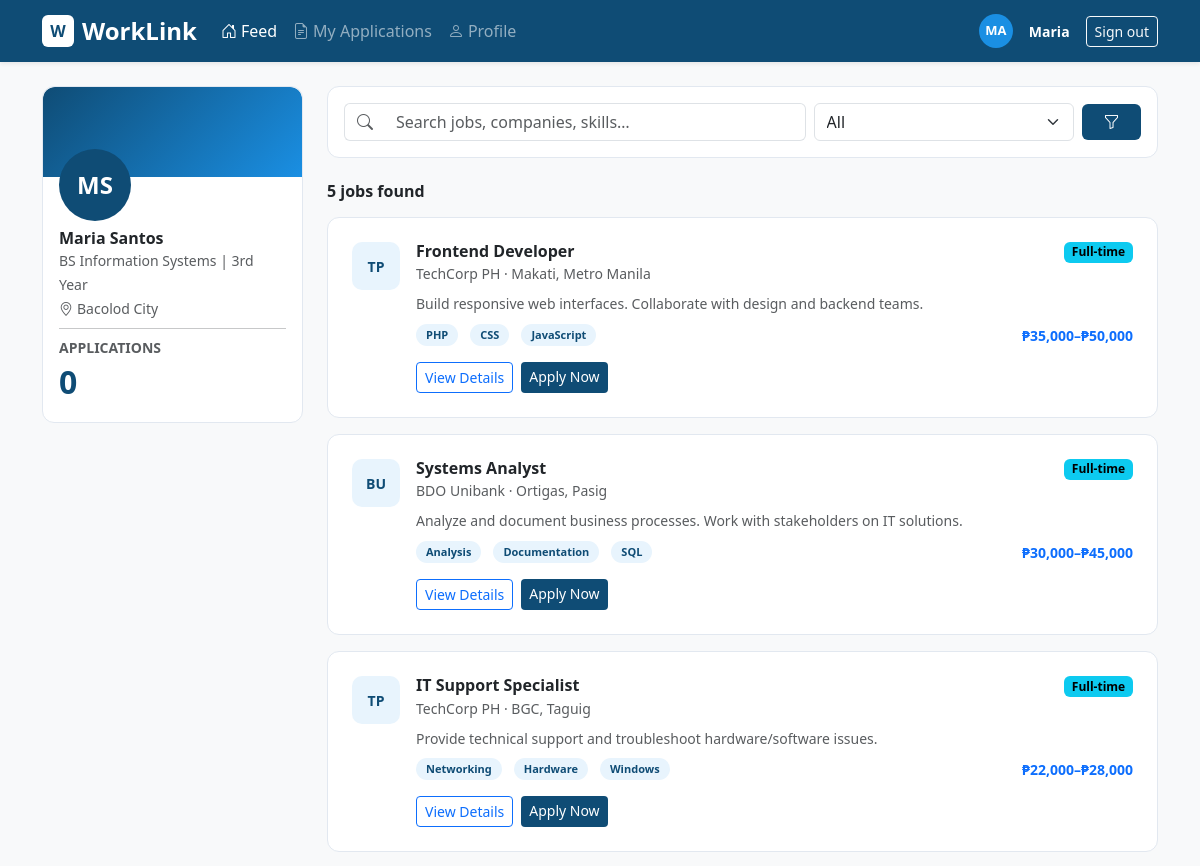
Before: /index.php (signed in, upper part) with the older database file.
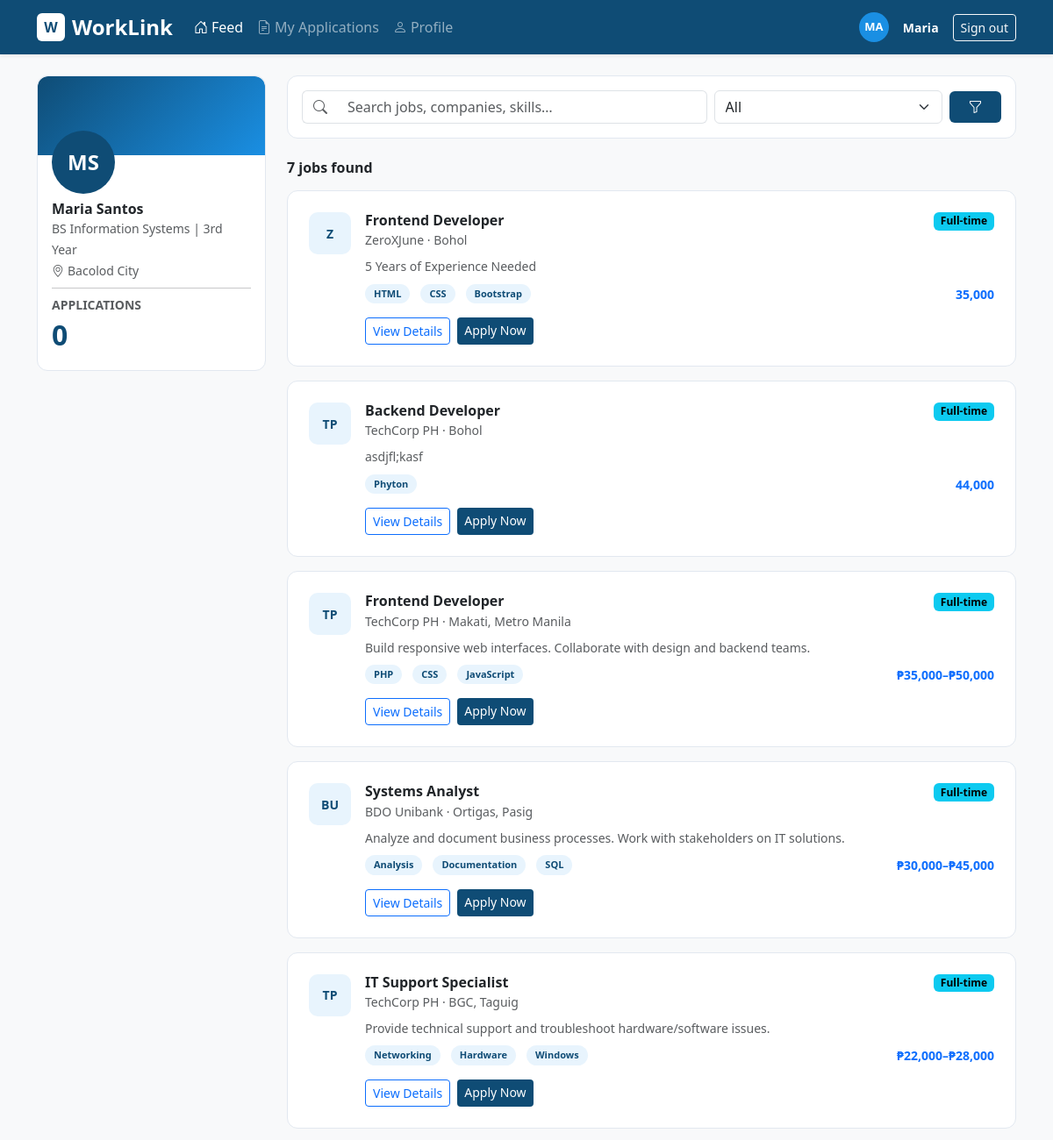
After: the same page with the newer database file.
### tables this page shows
CREATE TABLE `jobs` (
  `id` int(11) NOT NULL,
  `employer_id` int(11) NOT NULL,
  `title` varchar(200) NOT NULL,
  `company` varchar(200) NOT NULL,
  `location` varchar(150) NOT NULL,
  `type` enum('Full-time','Part-time','Internship','Contract') NOT NULL DEFAULT 'Full-time',
  `salary` varchar(100) DEFAULT NULL,
  `description` text NOT NULL,
  `tags` varchar(500) DEFAULT NULL,
  `deadline` date DEFAULT NULL,
  `created_at` timestamp NOT NULL DEFAULT current_timestamp()
);

### includes/config.php (called while the page is built, shortened)
<?php
function db(): mysqli {
    static $conn = null;
    if ($conn === null) {
        $conn = new mysqli(DB_HOST, DB_USER, DB_PASS, DB_NAME);
        $conn->set_charset('utf8mb4');
    }
    return $conn;
}
function e(string $s): string {
    return htmlspecialchars($s, ENT_QUOTES, 'UTF-8');
}

### index.php (the view, shortened to what the changed rows need)
<?php
require 'includes/config.php';
$user   = currentUser();
$search = trim($_GET['search'] ?? '');
$type   = $_GET['type']   ?? 'All';
$sql    = "SELECT j.*, u.name AS employer_name FROM jobs j JOIN users u ON j.employer_id=u.id WHERE 1=1";
$sql .= " ORDER BY j.created_at DESC";
$stmt = db()->prepare($sql);
$stmt->execute();
$jobs = $stmt->get_result()->fetch_all(MYSQLI_ASSOC);
$appliedStmt = db()->prepare("SELECT job_id FROM applications WHERE applicant_id=?");
$appliedStmt->bind_param('i', $user['id']);
$appliedStmt->execute();
$appliedIds = array_column($appliedStmt->get_result()->fetch_all(MYSQLI_ASSOC), 'job_id');
$selectedJob = null;
include 'includes/header.php';
function initials(string $name): string {
    $words = explode(' ', trim($name));
    return strtoupper(implode('', array_map(fn($w) => $w[0] ?? '', array_slice($words, 0, 2))));
}
function tagBadge(string $t): string {
    return '<span class="wl-tag me-1">' . htmlspecialchars(trim($t), ENT_QUOTES) . '</span>';
}
function typeBadge(string $t): string {
    $cls = $t === 'Internship' ? 'text-bg-warning' : 'text-bg-info';
    return '<span class="badge ' . $cls . ' fw-semibold">' . htmlspecialchars($t, ENT_QUOTES) . '</span>';
}
?>
<div class="container py-4">
  <div class="row g-4">
    <div class="col-lg-9">
      <?php if ($selectedJob): ?>
        <a href="index.php" class="btn btn-sm btn-outline-secondary mb-3">
          <i class="bi bi-arrow-left me-1"></i>Back to Jobs
        </a>
        <div class="wl-card p-4 mb-3">
          <div class="d-flex gap-3 align-items-start mb-3 pb-3 border-bottom">
            <div class="wl-job-logo"><?= initials($selectedJob['company']) ?></div>
            <div class="flex-grow-1">
              <h4 class="fw-bold mb-1"><?= e($selectedJob['title']) ?></h4>
              <p class="text-muted mb-1"><?= e($selectedJob['company']) ?></p>
              <div class="d-flex flex-wrap gap-3 text-muted small">
                <span><i class="bi bi-geo-alt me-1"></i><?= e($selectedJob['location']) ?></span>
                <span><i class="bi bi-briefcase me-1"></i><?= e($selectedJob['type']) ?></span>
                <span><i class="bi bi-currency-exchange me-1"></i><?= e($selectedJob['salary'] ?? '—') ?></span>
                <span><i class="bi bi-calendar me-1"></i>Deadline: <?= e($selectedJob['deadline'] ?? '—') ?></span>
              </div>
            </div>
            <?php if (in_array($selectedJob['id'], $appliedIds)): ?>
              <span class="btn btn-sm btn-outline-success disabled"><i class="bi bi-check-lg me-1"></i>Applied</span>
            <?php else: ?>
              <a href="apply.php?job=<?= $selectedJob['id'] ?>" class="btn btn-wl btn-sm fw-bold">Apply Now</a>
            <?php endif; ?>
          </div>
          <h6 class="fw-bold">About this role</h6>
          <p class="text-muted" style="line-height:1.8;"><?= nl2br(e($selectedJob['description'])) ?></p>
          <?php if ($selectedJob['tags']): ?>
          <h6 class="fw-bold mt-3">Skills Required</h6>
          <div><?php foreach (explode(',', $selectedJob['tags']) as $t) echo tagBadge($t); ?></div>
          <?php endif; ?>
        </div>
      <?php else: ?>
        <form method="GET" class="wl-card p-3 mb-4">
          <div class="row g-2 align-items-center">
            <div class="col-md-7">
              <div class="input-group">
                <span class="input-group-text bg-white border-end-0"><i class="bi bi-search text-muted"></i></span>
                <input type="text" name="search" class="form-control border-start-0"
                       value="<?= e($search) ?>" placeholder="Search jobs, companies, skills…">
              </div>
            </div>
            <div class="col-md-4">
              <select name="type" class="form-select">
                <?php foreach (['All','Full-time','Part-time','Internship','Contract'] as $t): ?>
                  <option <?= $type===$t?'selected':'' ?>><?= $t ?></option>
                <?php endforeach; ?>
              </select>
            </div>
            <div class="col-md-1">
              <button class="btn btn-wl w-100"><i class="bi bi-funnel"></i></button>
            </div>
          </div>
        </form>
        <div class="d-flex justify-content-between align-items-center mb-3">
          <h6 class="fw-bold mb-0"><?= count($jobs) ?> job<?= count($jobs)!==1?'s':'' ?> found</h6>
        </div>
        <?php foreach ($jobs as $job): ?>
        <div class="wl-card p-4 mb-3">
          <div class="d-flex gap-3">
            <div class="wl-job-logo"><?= initials($job['company']) ?></div>
            <div class="flex-grow-1">
              <div class="d-flex justify-content-between align-items-start flex-wrap gap-2">
                <div>
                  <h6 class="fw-bold mb-0">
                    <a href="index.php?job=<?= $job['id'] ?>" class="text-decoration-none text-dark">
                      <?= e($job['title']) ?>
                    </a>
                  </h6>
                  <small class="text-muted"><?= e($job['company']) ?> · <?= e($job['location']) ?></small>
                </div>
                <?= typeBadge($job['type']) ?>
              </div>
              <p class="text-muted small mt-2 mb-2" style="line-height:1.6;">
                <?= e(mb_strimwidth($job['description'], 0, 130, '…')) ?>
              </p>
              <div class="d-flex flex-wrap align-items-center gap-2">
                <?php if ($job['tags']): foreach (explode(',', $job['tags']) as $t) echo tagBadge($t); endif; ?>
                <span class="ms-auto fw-bold text-primary small"><?= e($job['salary'] ?? '') ?></span>
              </div>
              <div class="d-flex gap-2 mt-3">
                <a href="index.php?job=<?= $job['id'] ?>" class="btn btn-sm btn-outline-primary">View Details</a>
                <?php if (in_array($job['id'], $appliedIds)): ?>
                  <span class="btn btn-sm btn-outline-success disabled"><i class="bi bi-check-lg me-1"></i>Applied</span>
                <?php else: ?>
                  <a href="apply.php?job=<?= $job['id'] ?>" class="btn btn-sm btn-wl">Apply Now</a>
                <?php endif; ?>
              </div>
            </div>
          </div>
        </div>
        <?php endforeach; ?>
      <?php endif; ?>
    </div>
  </div>
</div>
<?php include 'includes/footer.php'; ?>

Changed rows visible on the page:
added jobs: company "Z", title "Frontend Developer", company "ZeroXJune", location "Bohol", type "Full-time", description "5 Years of Experience Needed", tags "HTML", tags "CSS", tags "Bootstrap", salary "35,000", shown under "7 jobs found"
added jobs: company "TP", title "Backend Developer", company "TechCorp PH", location "Bohol", type "Full-time", description "asdjfl;kasf", tags "Phyton", salary "44,000"
Other visible differences:
count($jobs): "5" → "7"
